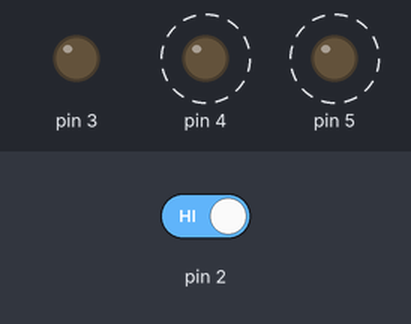
The sketch below on a simulated Arduino Uno, built with avr-gcc and run on an emulated ATmega328P. Shown: output pins drawn as LEDs (lit = HIGH). Dashed ring = blinking. Inputs (shaded band) come from the test bench; at power-on: pin 2 HIGH.

Above: at 1.8 s.
1.9 s: pin 2 driven LOW
At 2.7 s:
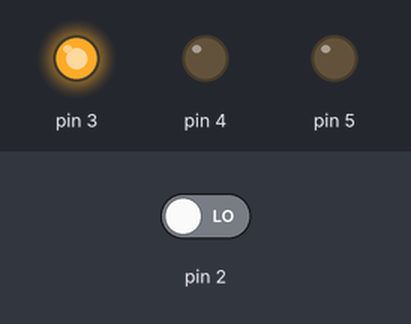
3.5 s: pin 2 driven HIGH
At 3.62 s:
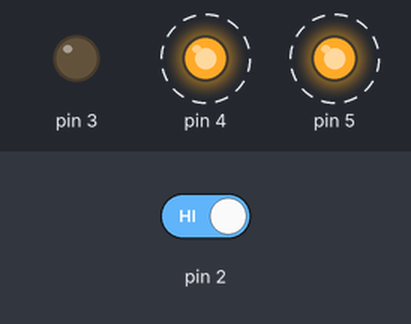
Timing chart, 0 to 12.5 s (numbered marks = the images above; inputs shaded):
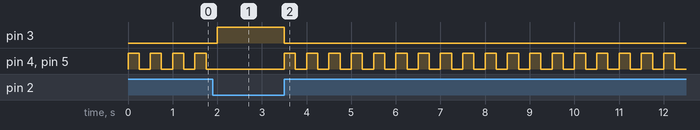

Measured:
- after the input at 1.9 s, pin 3: LOW → HIGH after 0.10 s; pin 4, pin 5: stops changing and stays LOW
- after the input at 3.5 s, pin 3: HIGH → LOW at once; pin 4, pin 5: alternates HIGH for 0.25 s and LOW for 0.25 s, starting at once
- by itself, pin 4, pin 5: alternates HIGH for 0.25 s and LOW for 0.25 s

The sketch:

project_02_project_book.ino
```cpp
int switchState = 0;

void setup() {
  // put your setup code here, to run once:
  pinMode(2, INPUT);
  pinMode(3, OUTPUT);
  pinMode(4, OUTPUT);
  pinMode(5, OUTPUT);

}

void loop() {
  // put your main code here, to run repeatedly:
  switchState = digitalRead(2);

  if (switchState == LOW) {
    // the button is not pressed
    digitalWrite(3, HIGH); // green LED
    digitalWrite(4, LOW); // red LED
    digitalWrite(5, LOW); // red LED
  }
  else { // the button is pressed
    digitalWrite(3, LOW);
    digitalWrite(4, HIGH);
    digitalWrite(5, HIGH);

    delay(250); // wait 250 milliseconds
    digitalWrite(4, LOW);
    digitalWrite(5, LOW);
    delay(250); // wait another 250 milliseconds
  }

} // go back to the beginning of the loop
```
